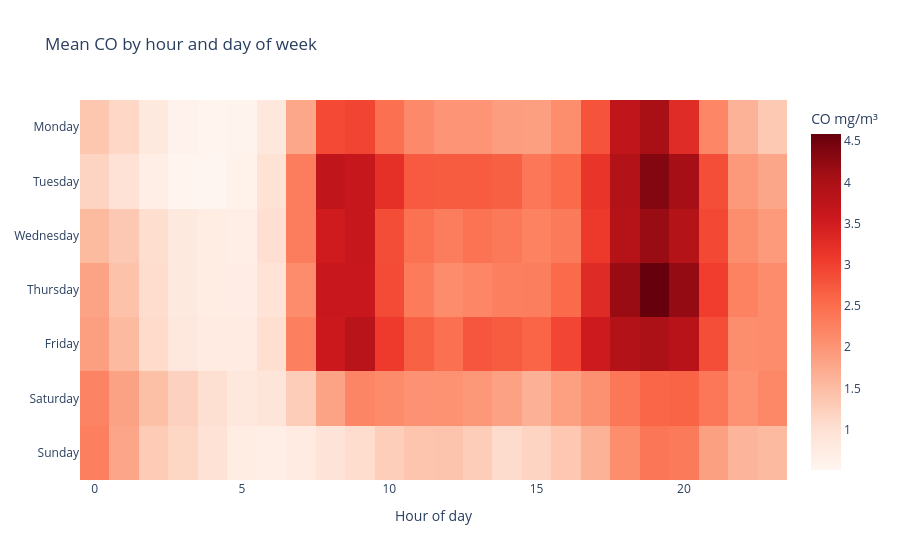

Notebook cell for this chart:
### Code cell
# Hour x day-of-week heatmap: the 'traffic fingerprint'
pivot = df_eda.pivot_table(index="day_name", columns="hour", values="CO_GT", aggfunc="mean").reindex(days)
fig = px.imshow(pivot, aspect="auto", color_continuous_scale="Reds",
                labels=dict(x="Hour of day", y="", color="CO mg/m³"),
                title="Mean CO by hour and day of week")
fig.show()

### Figure 1 — Plotly figure (JSON) as saved in the notebook; plotly's stock layout.template omitted (floating-point values rounded to 4 significant figures; data arrays with more than 128 entries replaced by an {"elided": "..."} marker saying what was removed)
{"data": [{"coloraxis": "coloraxis", "hovertemplate": "Hour of day: %{x}<br>y: %{y}<br>CO mg/m³: %{z}<extra></extra>", "name": "0", "type": "heatmap", "x": [0, 1, 2, 3, 4, 5, 6, 7, 8, 9, 10, 11, 12, 13, 14, 15, 16, 17, 18, 19, 20, 21, 22, 23], "xaxis": "x", "y": ["Monday", "Tuesday", "Wednesday", "Thursday", "Friday", "Saturday", "Sunday"], "yaxis": "y", "z": {"elided": "7x24 float values"}}], "layout": {"coloraxis": {"autocolorscale": false, "colorbar": {"title": {"text": "CO mg/m³"}}, "colorscale": [[0, "rgb(255,245,240)"], [0.125, "rgb(254,224,210)"], [0.25, "rgb(252,187,161)"], [0.375, "rgb(252,146,114)"], [0.5, "rgb(251,106,74)"], [0.625, "rgb(239,59,44)"], [0.75, "rgb(203,24,29)"], [0.875, "rgb(165,15,21)"], [1, "rgb(103,0,13)"]]}, "title": {"text": "Mean CO by hour and day of week"}, "xaxis": {"anchor": "y", "domain": [0, 1], "title": {"text": "Hour of day"}}, "yaxis": {"anchor": "x", "autorange": "reversed", "domain": [0, 1]}}}
